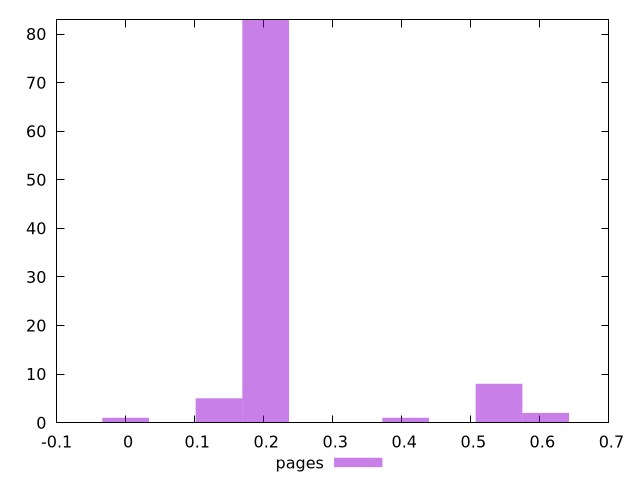

gnuplot code for this plot:
$_pages <<EOF
0.20282863280233582 83
0.5408763541395621 8
0.13521908853489054 5
0 1
0.6084858984070074 2
0.40565726560467164 1
EOF
set key outside below
set terminal pngcairo
set output "report_00005_2020-11-02T22-26-11.212Z/cumulative-layout-shift/pages//hist.png"
set yrange [0:83]
set boxwidth 0.06760954426744527
set style fill transparent solid 0.5 noborder
plot $_pages title "pages" with boxes ,
